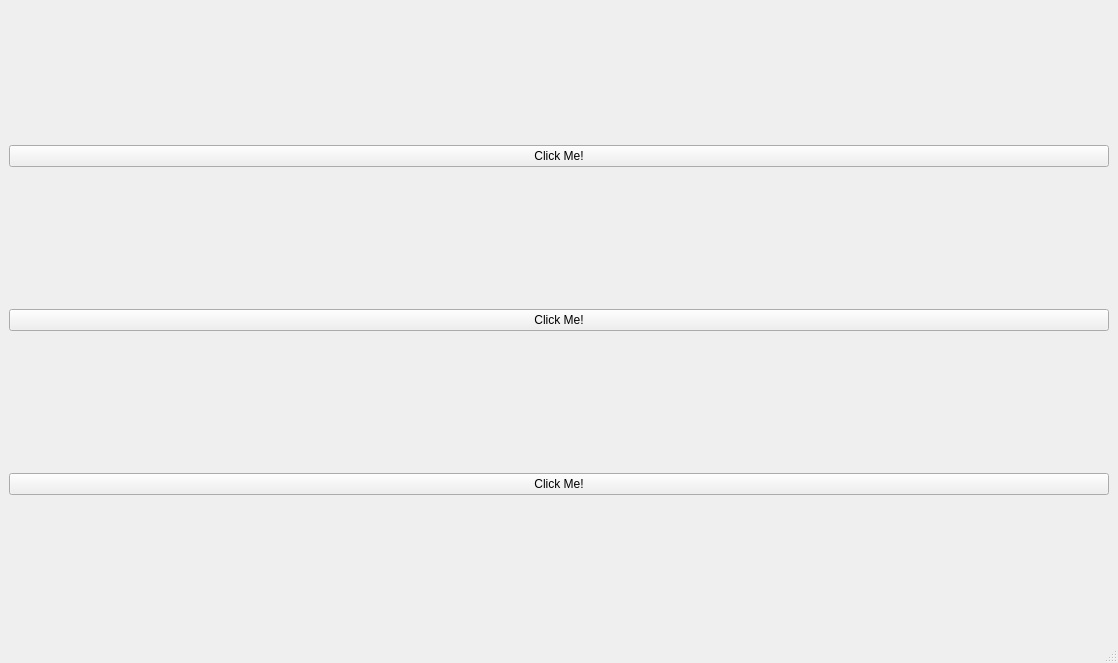
<?xml version="1.0" encoding="UTF-8"?>
<ui version="4.0">
 <class>MainWindow</class>
 <widget class="QMainWindow" name="MainWindow">
  <property name="geometry">
   <rect>
    <x>0</x>
    <y>0</y>
    <width>1118</width>
    <height>663</height>
   </rect>
  </property>
  <property name="windowTitle">
   <string>MainWindow</string>
  </property>
  <widget class="QWidget" name="centralwidget">
   <layout class="QVBoxLayout" name="verticalLayout_2">
    <item>
     <widget class="QPushButton" name="btn_click_me_1">
      <property name="text">
       <string>Click Me!</string>
      </property>
     </widget>
    </item>
    <item>
     <widget class="QPushButton" name="btn_click_me_2">
      <property name="text">
       <string>Click Me!</string>
      </property>
     </widget>
    </item>
    <item>
     <widget class="QPushButton" name="btn_click_me_3">
      <property name="text">
       <string>Click Me!</string>
      </property>
     </widget>
    </item>
   </layout>
  </widget>
  <widget class="QMenuBar" name="menubar">
   <property name="geometry">
    <rect>
     <x>0</x>
     <y>0</y>
     <width>1118</width>
     <height>21</height>
    </rect>
   </property>
  </widget>
  <widget class="QStatusBar" name="statusbar"/>
 </widget>
 <resources/>
 <connections/>
</ui>
